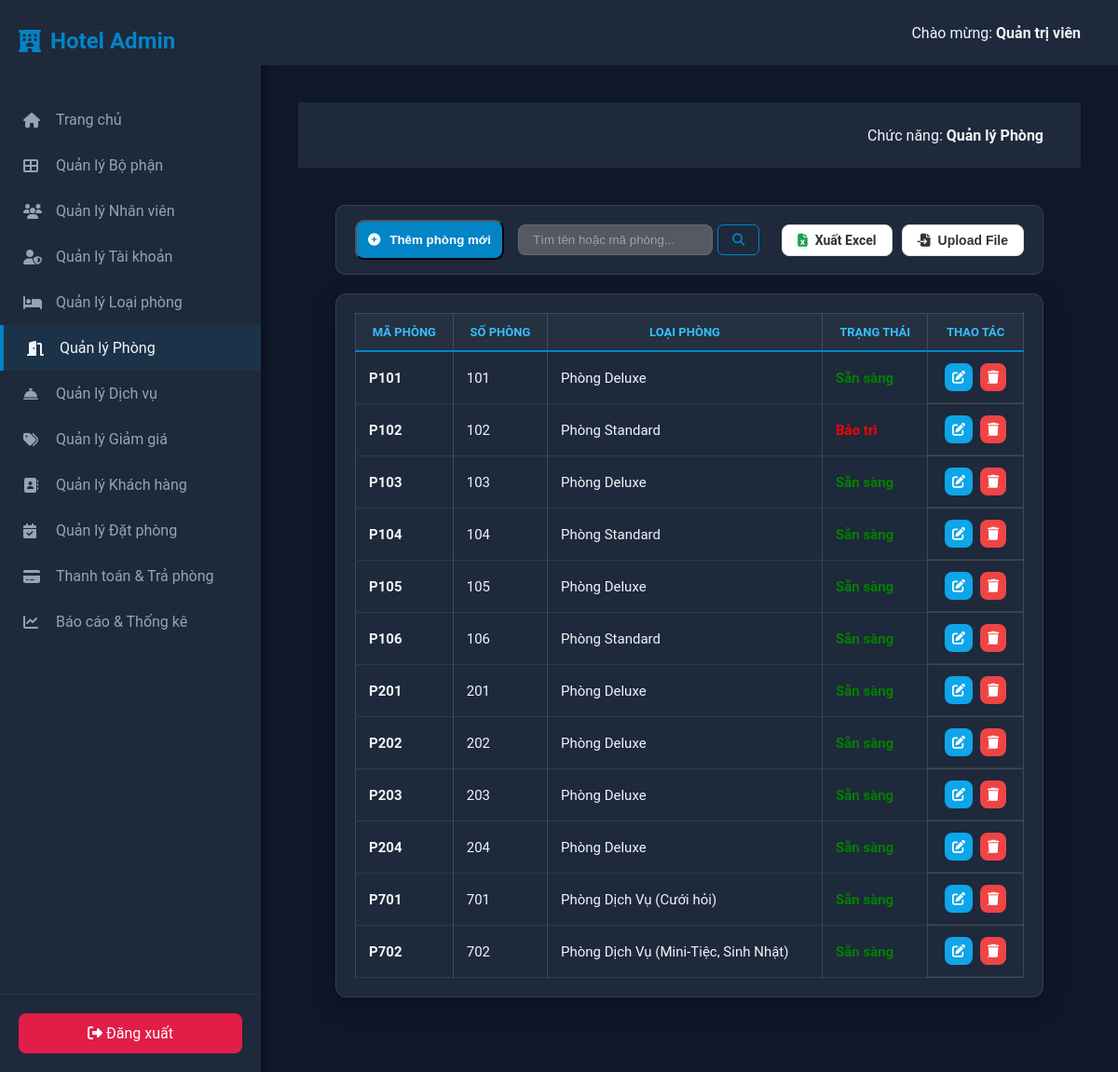
Screenshot of /?controller=RoomController&action=index (signed in) with the database file from the repository.
### tables this page shows
CREATE TABLE `rooms_room` (
  `MaPhong` varchar(20) NOT NULL,
  `SoPhong` varchar(10) NOT NULL,
  `MaLoaiPhong` varchar(20) DEFAULT NULL,
  `KhaDung` enum('Yes','No') DEFAULT 'Yes'
);

CREATE TABLE `rooms_roomtype` (
  `MaLoaiPhong` varchar(20) NOT NULL,
  `TenLoaiPhong` varchar(50) NOT NULL,
  `GiaPhong` int(11) NOT NULL,
  `MoTaPhong` varchar(255) NOT NULL
);

### MVC/Core/controller.php (called while the page is built, shortened)
<?php
class controller {
    public function model($model) {
        return new $model;
    }
    public function view($view, $data = []) {
        require_once "./MVC/Views/".$view.".php";
    }
}
?>

### MVC/Controllers/RoomController.php (called while the page is built, shortened)
<?php
class RoomController extends Controller {
    public function __construct() {
        $action = $_GET['action'] ?? 'index';
    }
    public function index() {
        $roomModel = $this->model("RoomModel");
        $roomTypeModel = $this->model("RoomTypeModel");
        $keyword = isset($_POST['keyword']) ? $_POST['keyword'] : '';
        $this->view("Master", [
            "Page" => "RoomManage",
            "rooms" => $roomModel->getAll($keyword),
            "roomTypes" => $roomTypeModel->getAll(),
            "page_tab" => "room"
        ]);
    }
}
?>

### MVC/Core/App.php (called while the page is built, shortened)
<?php
class App {
    protected $action = "index";
    public function __construct() {
        if (isset($_GET['controller'])) {
            $this->controller = $_GET['controller'];
        }
        $this->controller = new $this->controller;
        if (isset($_GET['action'])) {
            $this->action = $_GET['action'];
        }
        call_user_func([$this->controller, $this->action]);
    }
}

### index.php (called while the page is built, shortened)
<?php
$app = new App();

### MVC/Core/connectDB.php (called while the page is built, shortened)
<?php
class connectDB {
    public function __construct() {
        $this->con = mysqli_connect(
            "localhost",
            "root",
            "",
            "web_hotel_mngt",
            3307
        );
    }
}

### MVC/Models/RoomModel.php (called while the page is built, shortened)
<?php
class RoomModel extends connectDB {
    public function getAll($keyword = '') {
        $sql = "SELECT r.*, rt.TenLoaiPhong
                FROM rooms_room r
                LEFT JOIN rooms_roomtype rt ON r.MaLoaiPhong = rt.MaLoaiPhong";
        $sql .= " ORDER BY r.MaPhong ASC";
        return mysqli_query($this->con, $sql);
    }
}
?>

### MVC/Views/Pages/RoomManage.php (the view, shortened to what this page needs)
<main class="main-content">
    <header class="top-header">
        <div class="user-info">
            Chức năng: <strong>Quản lý Phòng</strong>
        </div>
    </header>
    <section class="content-body">
        <div class="toolbar" style="display: flex; justify-content: space-between; align-items: center;">
            <div class="left-tools" style="display: flex; gap: 15px; align-items: center;">
                <button class="btn btn-primary" onclick="toggleForm(true)">
                    <i class="fas fa-plus-circle"></i> Thêm phòng mới
                </button>
                <form action="?controller=RoomController&action=index" method="POST" style="display: flex; gap: 5px;">
                    <input type="text" name="keyword" value="<?= isset($_POST['keyword']) ? $_POST['keyword'] : '' ?>" placeholder="Tìm tên hoặc mã phòng..."
                           style="padding: 8px 15px; border-radius: 8px; border: 1px solid var(--border-color); background: #555960ff; color: white;">
                    <button type="submit" name="search" class="btn btn-outline" style="padding: 8px 15px;">
                        <i class="fas fa-search"></i>
                    </button>
                </form>
            </div>
            <div class="right-tools" style="display: flex; gap: 10px;">
                <a href="?controller=RoomController&action=exportExcel" class="btn-custom-white">
                    <i class="fas fa-file-excel" style="color: #16a34a;"></i> Xuất Excel
                </a>
                <button class="btn-custom-white" onclick="toggleImport(true)">
                    <i class="fas fa-file-import"></i> Upload File
                </button>
            </div>
        </div>
        <div class="table-container" style="margin-top: 20px;">
            <table class="admin-table">
                <thead>
                    <tr>
                        <th>Mã Phòng</th>
                        <th>Số Phòng</th>
                        <th>Loại Phòng</th>
                        <th>Trạng Thái</th>
                        <th style="text-align: center;">Thao Tác</th>
                    </tr>
                </thead>
                <tbody>
                    <?php if(!empty($data['rooms'])): ?>
                        <?php foreach($data['rooms'] as $row): ?>
                        <tr>
                            <td><strong><?= $row['MaPhong'] ?></strong></td>
                            <td><?= $row['SoPhong'] ?></td>
                            <td><?= $row['TenLoaiPhong'] ?></td> <td>
                                <?php if($row['KhaDung'] == 'Yes'): ?>
                                    <span style="color: green; font-weight: bold;">Sẵn sàng</span>
                                <?php else: ?>
                                    <span style="color: red; font-weight: bold;">Bảo trì</span>
                                <?php endif; ?>
                            </td>
                            <td class="action-buttons" style="text-align: center;">
                                <button class="btn-icon edit"
                                    onclick="editRoom('<?= $row['MaPhong'] ?>','<?= $row['SoPhong'] ?>','<?= $row['MaLoaiPhong'] ?>','<?= $row['KhaDung'] ?>')">
                                    <i class="fas fa-edit"></i>
                                </button>
                                <a href="?controller=RoomController&action=deleteRoom&id=<?= $row['MaPhong'] ?>"
                                   class="btn-icon delete" onclick="return confirm('Xóa phòng này?')">
                                    <i class="fas fa-trash"></i>
                                </a>
                            </td>
                        </tr>
                        <?php endforeach; ?>
                    <?php else: ?>
                        <tr><td colspan="5" style="text-align:center;">Chưa có dữ liệu phòng.</td></tr>
                    <?php endif; ?>
                </tbody>
            </table>
        </div>
    </section>
</main>

### Public/Css/style_hello.css (style rules this page uses)
:root { --bg-dark: #0f172a; --card-bg: #1e293b; --ocean-blue: #0284c7; --ocean-hover: #0369a1; --text-main: #f1f5f9; }
body { margin: 0; background-color: var(--bg-dark); font-family: 'Segoe UI', sans-serif; display: flex; justify-content: center; align-items: center; height: 100vh; }
.btn { padding: 12px; border-radius: 10px; text-decoration: none; font-weight: 600; transition: 0.3s; display: flex; align-items: center; justify-content: center; gap: 10px; }
.btn-primary { background: var(--ocean-blue); color: white; }
.btn-outline { border: 2px solid var(--ocean-blue); color: var(--ocean-blue); }

### Public/Css/login_style.css (style rules this page uses)
:root { --bg-dark: #0f172a; --card-bg: #1e293b; --ocean-blue: #0284c7; --ocean-hover: #0369a1; --text-white: #f1f5f9; --input-bg: #334155; --text-muted: #94a3b8; }

### Public/Css/admin_style.css (style rules this page uses)
html, body { margin: 0; padding: 0; width: 100%; height: 100%; display: block; background-color: #0f172a; }
.main-content { flex: 1; display: flex; flex-direction: column; overflow-y: auto; }
:root { --bg-dark: #0f172a; --sidebar-bg: #1e293b; --ocean-blue: #0284c7; --ocean-hover: #0ea5e9; --text-white: #f1f5f9; --text-muted: #94a3b8; }
.main-content { flex: 1; display: flex; flex-direction: column; }
.top-header { height: 70px; background: var(--sidebar-bg); display: flex; align-items: center; justify-content: flex-end; padding: 0 40px; color: var(--text-white); }
.content-body { padding: 40px; color: var(--text-white); }

### Public/Css/department_style.css (style rules this page uses)
:root { --card-bg: #1e293b; --border-color: rgba(255, 255, 255, 0.1); --ocean-blue: #0284c7; --text-white: #f1f5f9; }
.table-container { background: var(--card-bg); border-radius: 12px; padding: 20px; border: 1px solid var(--border-color); box-shadow: 0 8px 25px rgba(0,0,0,0.35); color: var(--text-white); }
.admin-table { width: 100%; border-collapse: collapse; font-size: 15px; }
.admin-table th { padding: 12px; color: #38bdf8; text-transform: uppercase; font-size: 13px; border-bottom: 2px solid var(--ocean-blue); background: rgba(255,255,255,0.03); }
.admin-table td { padding: 10px 12px; border-bottom: 1px solid rgba(255,255,255,0.08); }
.action-buttons { display: flex; justify-content: center; gap: 8px; }
.btn-icon { cursor: pointer; padding: 8px; border-radius: 6px; border: none; transition: 0.25s; display:flex; justify-content:center; align-items:center; }
.btn-icon.edit { background:#0284c7; color:white; }
.btn-icon.delete { background:#dc2626; color:white; }
.admin-table { width: 100%; border-collapse: collapse; font-size: 15px; color: var(--text-white); border: 1px solid rgba(255,255,255,0.15); }
.admin-table th, .admin-table td { padding: 12px 14px; border-right: 1px solid rgba(255,255,255,0.15); }
.admin-table th:last-child, .admin-table td:last-child { border-right: none; }
.admin-table tr { border-bottom: 1px solid rgba(255,255,255,0.15); }
.btn-custom-white { background-color: #ffffff; color: #333; padding: 8px 16px; border-radius: 8px; border: 1px solid #ddd; text-decoration: none; font-size: 14px; font-weight: 600; display: flex; align-items: center; gap: 8px; transition: all 0.3s; }

### Public/Css/employee_style.css (style rules this page uses)
:root { --bg-dark: #0f172a; --card-bg: #1e293b; --border-color: rgba(255,255,255,0.1); --ocean-blue: #0284c7; --text-white: #f1f5f9; --text-light: #cbd5e1; }
body { background: var(--bg-dark); color: var(--text-white); font-family: "Roboto", sans-serif; }
.toolbar { background: var(--card-bg); padding: 15px 20px; border-radius: 10px; display: flex; justify-content: space-between; align-items: center; border:1px solid var(--border-color); margin-bottom: 20px; }
.toolbar input[type=text] { background:#0f172a; color:white; border:1px solid var(--border-color); border-radius:6px; padding:10px 12px; }
.toolbar input::placeholder { color:#94a3b8; }
.btn-outline { background:transparent; border:1px solid var(--ocean-blue); color:var(--ocean-blue); padding:9px 18px; border-radius:6px; cursor:pointer; transition:.3s; }
.btn-icon { border:none; padding:8px; border-radius:8px; cursor:pointer; }
.btn-icon.edit { background:#0ea5e9; }
.btn-icon.delete { background:#ef4444; }
.btn-icon i { color:white; font-size:14px; }

### rows the page displays
rooms_room: MaPhong "P101", SoPhong "101", MaLoaiPhong.TenLoaiPhong "Phòng Deluxe", KhaDung "Sẵn sàng"
rooms_room: MaPhong "P102", SoPhong "102", MaLoaiPhong.TenLoaiPhong "Phòng Standard", KhaDung "Bảo trì"
rooms_room: MaPhong "P103", SoPhong "103", MaLoaiPhong.TenLoaiPhong "Phòng Deluxe", KhaDung "Sẵn sàng"
rooms_room: MaPhong "P104", SoPhong "104", MaLoaiPhong.TenLoaiPhong "Phòng Standard", KhaDung "Sẵn sàng"
rooms_room: MaPhong "P105", SoPhong "105", MaLoaiPhong.TenLoaiPhong "Phòng Deluxe", KhaDung "Sẵn sàng"
rooms_room: MaPhong "P106", SoPhong "106", MaLoaiPhong.TenLoaiPhong "Phòng Standard", KhaDung "Sẵn sàng"
rooms_room: MaPhong "P201", SoPhong "201", MaLoaiPhong.TenLoaiPhong "Phòng Deluxe", KhaDung "Sẵn sàng"
rooms_room: MaPhong "P202", SoPhong "202", MaLoaiPhong.TenLoaiPhong "Phòng Deluxe", KhaDung "Sẵn sàng"
rooms_room: MaPhong "P203", SoPhong "203", MaLoaiPhong.TenLoaiPhong "Phòng Deluxe", KhaDung "Sẵn sàng"
rooms_room: MaPhong "P204", SoPhong "204", MaLoaiPhong.TenLoaiPhong "Phòng Deluxe", KhaDung "Sẵn sàng"
rooms_room: MaPhong "P701", SoPhong "701", MaLoaiPhong.TenLoaiPhong "Phòng Dịch Vụ (Cưới hỏi)", KhaDung "Sẵn sàng"
rooms_room: MaPhong "P702", SoPhong "702", MaLoaiPhong.TenLoaiPhong "Phòng Dịch Vụ (Mini-Tiệc, Sinh Nhật)", KhaDung "Sẵn sàng"
